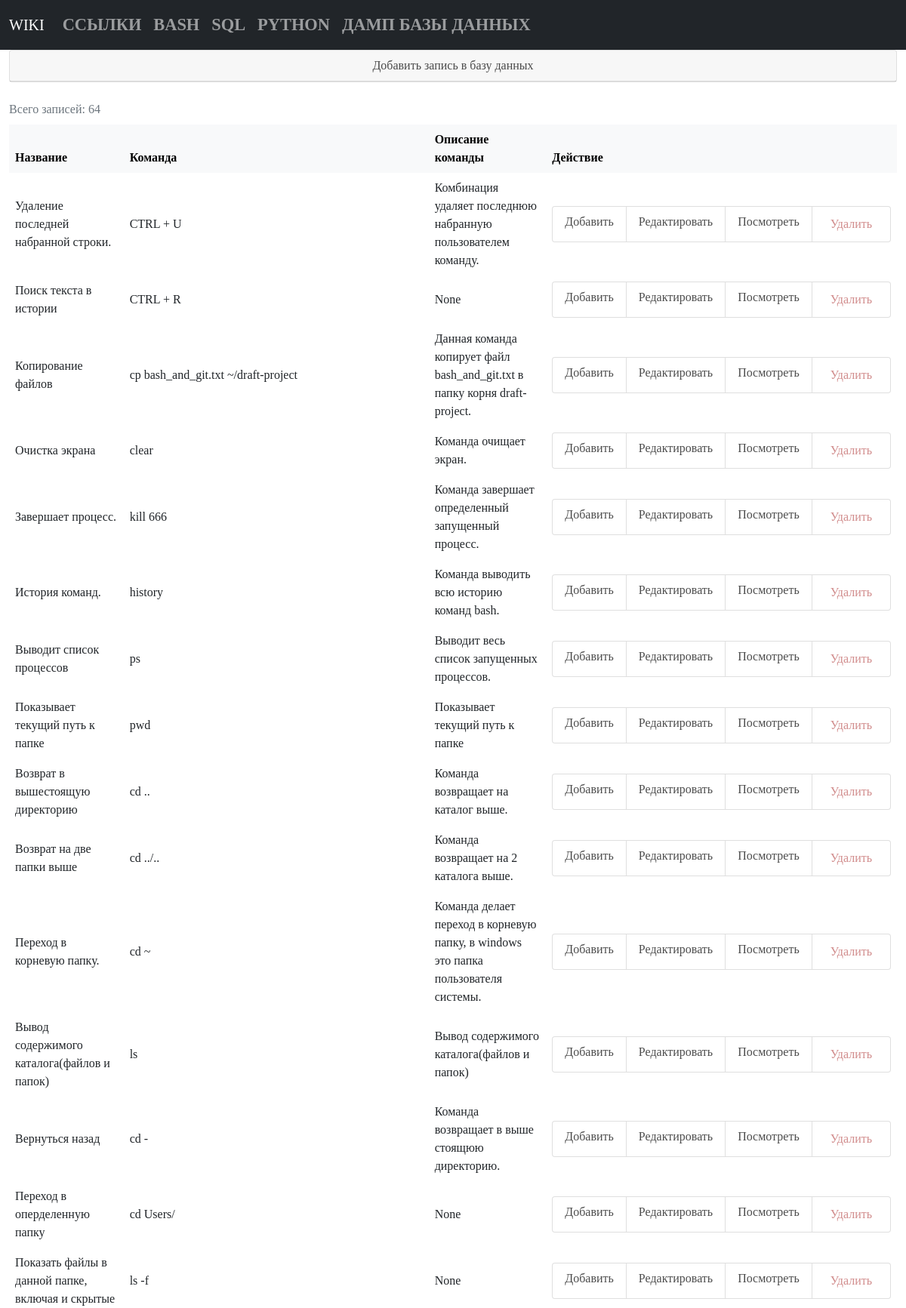
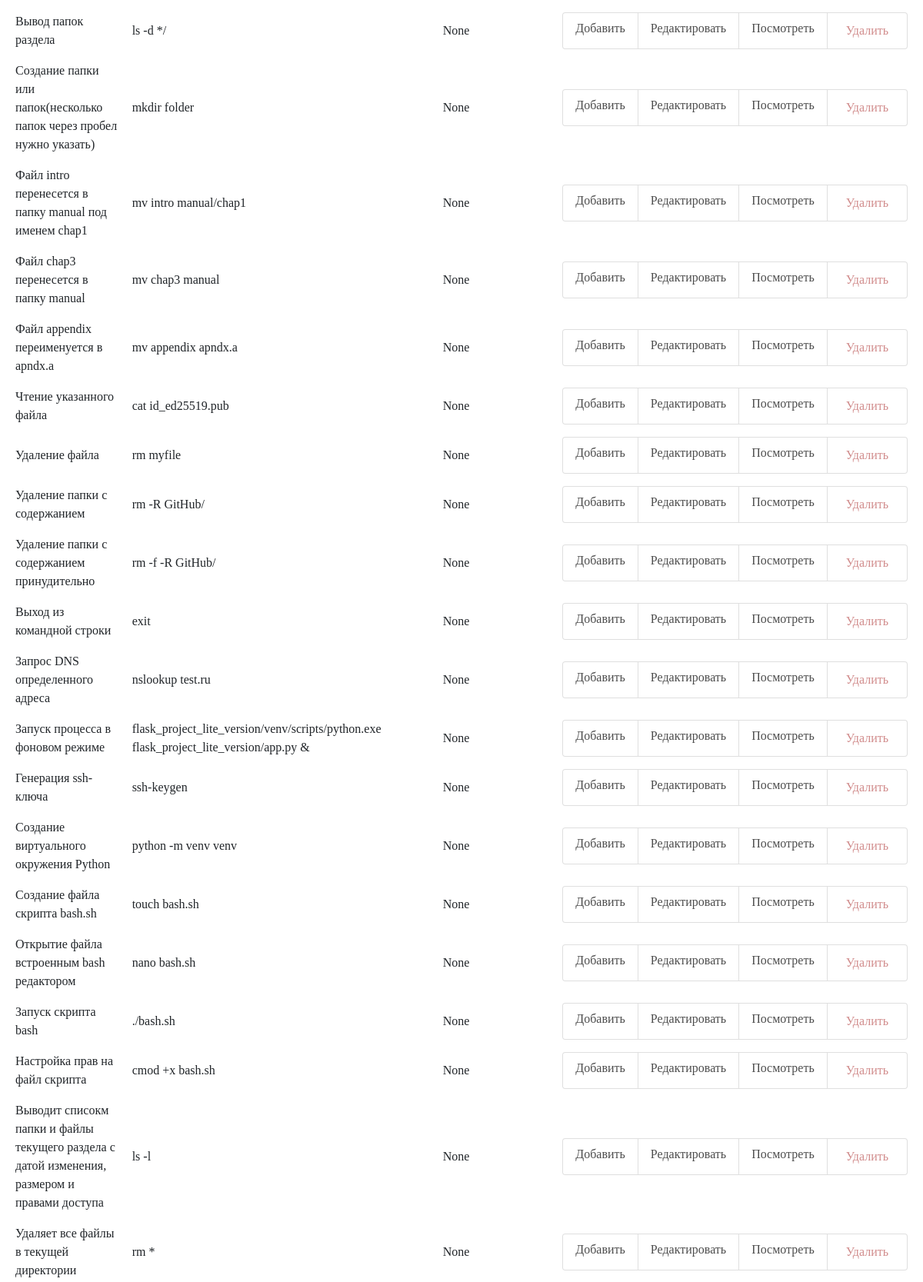
Page /bash (upper part) on the committed database (2 pictures, top to bottom).
### tables this page shows
CREATE TABLE "bash" (
    bash_id INTEGER PRIMARY KEY AUTOINCREMENT,
    bash_command TEXT NOT NULL,
    bash_name TEXT NOT NULL
  , bash_description TEXT);

### app.py (the view)
@app.route("/bash")
def bash_list_commands():
    conn = get_db_connection()
    cur = conn.cursor()
    bash_list_count = cur.execute("SELECT COUNT(*) FROM bash")
    bash_list_count_print = bash_list_count.fetchone()
    bash_list_count_print_int = int(bash_list_count_print[0])
    bash_list = conn.execute("SELECT * FROM bash").fetchall()
    conn.close()
    return render_template("bash/bash_list_commands.html",
                           bash_list=bash_list,
                           bash_list_count_print_int=bash_list_count_print_int,
                           )

### app.py (called while the page is built)
def get_db_connection():
    db_path = os.path.join(BASE_DIR, "database.db")
    conn = sqlite3.connect(db_path)
    conn.row_factory = sqlite3.Row
    return conn

### templates/bash/bash_list_commands.html
{% extends "base.html" %} {% block title %}Команды bash{% endblock %} {% block content %}
<div class="card mb-3">
   <div class="card-header text-center">
      <a href="{{ url_for('add_bash_command') }}">Добавить запись в базу данных</a>
   </div>
</div>
<table class="table table-hover table-borderless align-middle table-responsive caption-top">
   <caption>Всего записей: {{ bash_list_count_print_int }}</caption>
   <thead class="table-light">
      <tr>
         <th scope="col">Название</th>
         <th scope="col">Команда</th>
         <th scope="col">Описание команды</th>
         <th scope="col">Действие</th>
      </tr>
   </thead>
   {% for bash_list in bash_list %}
   <tbody>
      <tr>
         <td>{{ bash_list['bash_name'] }}</td>
         <td>{{ bash_list['bash_command'] }}</td>
         <td>{{ bash_list['bash_description'] }}</td>
         <td>
            <ul class="list-group list-group-horizontal">
               <li class="list-group-item">
                  <a href="{{ url_for('add_bash_command') }}">Добавить</a>
               </li>
               <li class="list-group-item">
                  <a href="{{ url_for('edit_bash_command', bash_id=bash_list['bash_id']) }}">Редактировать</a>
               </li>
               <li class="list-group-item">
                  <a href="{{ url_for('get_post_bash_command', bash_id=bash_list['bash_id']) }}">Посмотреть</a>
               </li>
               <li class="list-group-item delete">
                  <form action="{{ url_for('delete_bash_command', bash_id=bash_list['bash_id']) }}" class="add"
                     method="POST">
                     <input type="submit" class="button" value="Удалить"
                        onclick="return confirm('Вы уверены что хотите удалить запись?')" />
                  </form>
               </li>
            </ul>
         </td>
      </tr>
   </tbody>
   {% endfor %}
</table>
{% endblock %}

### static/styles.css (style rules this page uses)
* { font-family:Verdana; }
a { color: rgba(0, 0, 0, 0.7); text-decoration: none; }
.button { background: transparent; border-color: transparent; color: rgba(164, 25, 25, 0.5); }
.add { background: transparent; border-color: transparent; }
.card { height: 100%; }

### rows in the picture
bash: bash_name "Удаление последней набранной строки.", bash_command "CTRL + U", bash_description "Комбинация удаляет последнюю набранную пользователем команду."
bash: bash_name "Поиск текста в истории", bash_command "CTRL + R", bash_description "None"
bash: bash_name "Копирование файлов", bash_command "cp bash_and_git.txt ~/draft-project", bash_description "Данная команда копирует файл bash_and_git.txt в папку корня draft-project."
bash: bash_name "Очистка экрана", bash_command "clear", bash_description "Команда очищает экран."
bash: bash_name "Завершает процесс.", bash_command "kill 666", bash_description "Команда завершает определенный запущенный процесс."
bash: bash_name "История команд.", bash_command "history", bash_description "Команда выводить всю историю команд bash."
bash: bash_name "Выводит список процессов", bash_command "ps", bash_description "Выводит весь список запущенных процессов."
bash: bash_name "Показывает текущий путь к папке", bash_command "pwd", bash_description "Показывает текущий путь к папке"
bash: bash_name "Возврат в вышестоящую директорию", bash_command "cd ..", bash_description "Команда возвращает на каталог выше."
bash: bash_name "Возврат на две папки выше", bash_command "cd ../..", bash_description "Команда возвращает на 2 каталога выше."
bash: bash_name "Переход в корневую папку.", bash_command "cd ~", bash_description "Команда делает переход в корневую папку, в windows это папка пользователя системы."
bash: bash_name "Вывод содержимого каталога(файлов и папок)", bash_command "ls", bash_description "Вывод содержимого каталога(файлов и папок)"
bash: bash_name "Вернуться назад", bash_command "cd -", bash_description "Команда возвращает в выше стоящюю директорию."
bash: bash_name "Переход в оперделенную папку", bash_command "cd Users/", bash_description "None"
bash: bash_name "Показать файлы в данной папке, включая и скрытые", bash_command "ls -f", bash_description "None"
bash: bash_name "Вывод папок раздела", bash_command "ls -d */", bash_description "None"
bash: bash_name "Создание папки или папок(несколько папок через пробел нужно указать)", bash_command "mkdir folder", bash_description "None"
bash: bash_name "Файл intro перенесется в папку manual под именем chap1", bash_command "mv intro manual/chap1", bash_description "None"
bash: bash_name "Файл chap3 перенесется в папку manual", bash_command "mv chap3 manual", bash_description "None"
bash: bash_name "Файл appendix переименуется в apndx.a", bash_command "mv appendix apndx.a", bash_description "None"
bash: bash_name "Чтение указанного файла", bash_command "cat id_ed25519.pub", bash_description "None"
bash: bash_name "Удаление файла", bash_command "rm myfile", bash_description "None"
bash: bash_name "Удаление папки с содержанием", bash_command "rm -R GitHub/", bash_description "None"
bash: bash_name "Удаление папки с содержанием принудительно", bash_command "rm -f -R GitHub/", bash_description "None"
bash: bash_name "Выход из командной строки", bash_command "exit", bash_description "None"
bash: bash_name "Запрос DNS определенного адреса", bash_command "nslookup test.ru", bash_description "None"
bash: bash_name "Запуск процесса в фоновом режиме", bash_command "flask_project_lite_version/venv/scripts/python.exe flask_project_lite_version/app.py &", bash_description "None"
bash: bash_name "Генерация ssh-ключа", bash_command "ssh-keygen", bash_description "None"
bash: bash_name "Создание виртуального окружения Python", bash_command "python -m venv venv", bash_description "None"
bash: bash_name "Создание файла скрипта bash.sh", bash_command "touch bash.sh", bash_description "None"
bash: bash_name "Открытие файла встроенным bash редактором", bash_command "nano bash.sh", bash_description "None"
bash: bash_name "Запуск скрипта bash", bash_command "./bash.sh", bash_description "None"
bash: bash_name "Настройка прав на файл скрипта", bash_command "cmod +x bash.sh", bash_description "None"
bash: bash_name "Выводит списокм папки и файлы текущего раздела с датой изменения, размером и правами доступа", bash_command "ls -l", bash_description "None"
bash: bash_name "Удаляет все файлы в текущей директории", bash_command "rm *", bash_description "None"

### other values in the picture
{{ bash_list_count_print_int }} "64"
